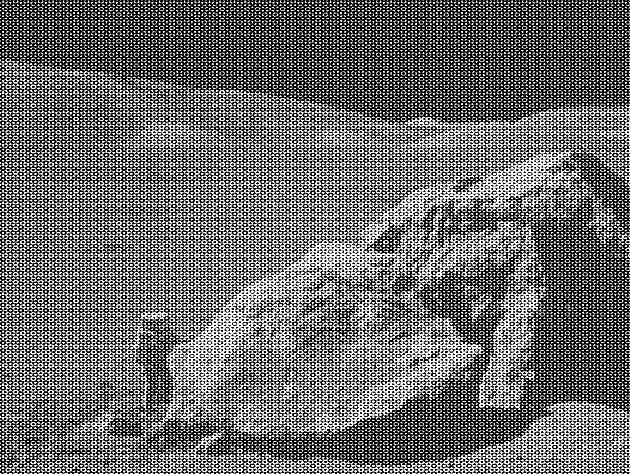
#> input picture exercises/week_7.2/data/moonlanding.png, 630 x 474 px
$ python ex_5.py
#> lines starting #> are read from the running program, lines starting #| are printed output that depends on the picture
"""exercise 5 week 7.2"""

# -Examine the provided image moonlanding.png, which is
# heavily contaminated with periodic noise. In this exercise,
# we aim to clean up the noise using the Fast Fourier Transform.
# -Load the image using pylab.imread().
# -Find and use the 2-D FFT function in scipy.fftpack, and plot the
# spectrum (Fourier transform of) the image. Do you have any trouble
# visualising the spectrum? If so, why?
# -The spectrum consists of high and low frequency components. The
# noise is contained in the high-frequency part of the spectrum,
# so set some of those components to zero (use array slicing).
# -Apply the inverse Fourier transform to see the resulting image.

import matplotlib.pyplot as plt
import numpy as np
from scipy import fftpack

# plot the image
im = plt.imread('./data/moonlanding.png')
#> im is the input picture: shape (474, 630) float32; min 0, max 1, mean 0.424
fig, ax = plt.subplots(2, 2, figsize=(13, 10))
ax[0, 0].imshow(im, cmap="Greys_r")
ax[0, 0].set_title("Original image")

# compute fft
im_fft = fftpack.fft2(im)

# plot fft
all_freq = ax[0, 1].imshow(np.abs(im_fft), norm='log', vmin=5)
plt.colorbar(all_freq, ax=ax[0, 1])
ax[0, 1].set_title("Fourier transform")

# since high frequencies are in the middle of the furier trasform image
# we keep only the corners of the plot.

keep_fraction = 0.1
im_fft2 = im_fft.copy()
rows, columns = im_fft2.shape  # row = pixel y, columns = pixel x
#> rows = 474; columns = 630
im_fft2[int(rows * keep_fraction):int(rows * (1 - keep_fraction))] = 0
im_fft2[:, int(columns * keep_fraction):int(columns * (1 - keep_fraction))] = 0

low_freq = ax[1, 1].imshow(np.abs(im_fft2), norm='log', vmin=5)
plt.colorbar(low_freq, ax=ax[1, 1])
ax[1, 1].set_title("Low frequencies")

# reconstruct the image with only low frequencies
im_new = fftpack.ifft2(im_fft2).real
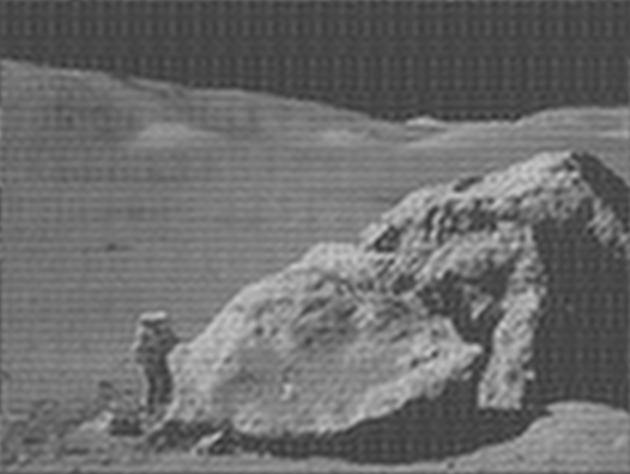
#> im_new: shape (474, 630) float32; min 0.184, max 0.791, mean 0.424
ax[1, 0].imshow(im_new, cmap="Greys_r")
ax[1, 0].set_title("Fixed image")

plt.show()
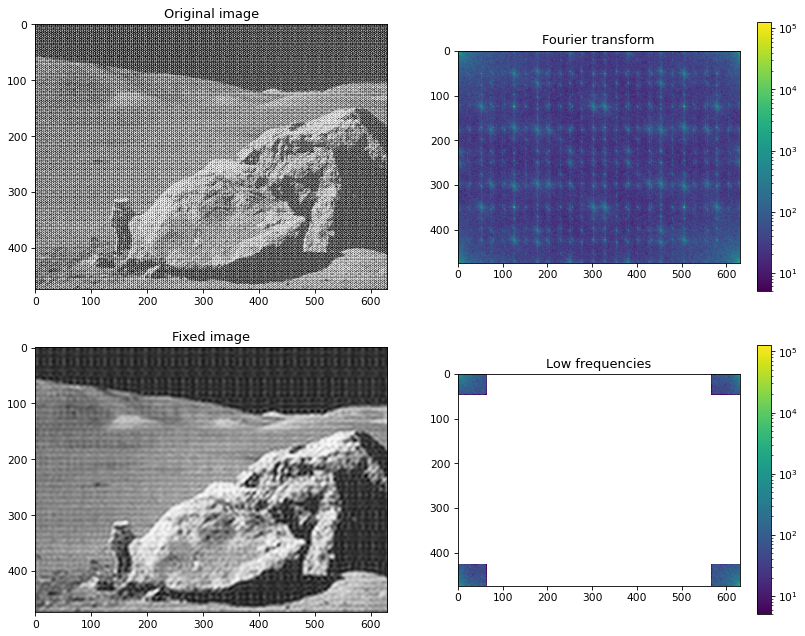
#> figure drawn by matplotlib, 6 panels
